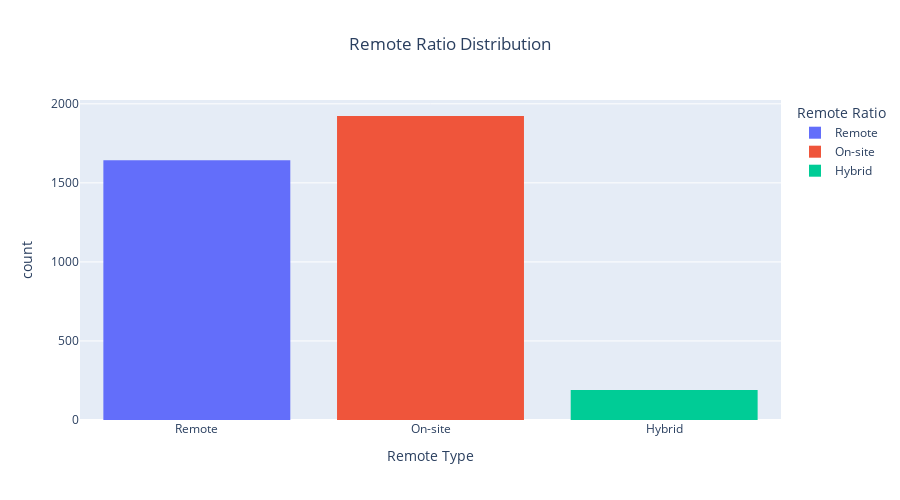

This figure's notebook cell:
### Code cell
# Create a histogram for Remote Ratio distribution
fig = px.histogram(
    data,
    x='remote_ratio',
    nbins=2,  # Number of bins based on expected unique values (0, 50, 100)
    title="Remote Ratio Distribution",
    labels={'remote_ratio': 'Remote Ratio'},
    color='remote_ratio',
    color_discrete_sequence=px.colors.qualitative.Plotly
)

# Update layout for better readability
fig.update_layout(
    xaxis_title = "Remote Type",
    title_x=0.5,
    height=500
)

# Show the plot
fig.show()

### Figure 1 — Plotly figure (JSON) as saved in the notebook; plotly's stock layout.template omitted (floating-point values rounded to 4 significant figures; data arrays with more than 128 entries replaced by an {"elided": "..."} marker saying what was removed)
{"data": [{"alignmentgroup": "True", "bingroup": "x", "hovertemplate": "Remote Ratio=%{x}<br>count=%{y}<extra></extra>", "legendgroup": "Remote", "marker": {"color": "#636EFA", "pattern": {"shape": ""}}, "name": "Remote", "nbinsx": 2, "offsetgroup": "Remote", "orientation": "v", "showlegend": true, "type": "histogram", "x": {"elided": "1643 str values"}, "xaxis": "x", "yaxis": "y"}, {"alignmentgroup": "True", "bingroup": "x", "hovertemplate": "Remote Ratio=%{x}<br>count=%{y}<extra></extra>", "legendgroup": "On-site", "marker": {"color": "#EF553B", "pattern": {"shape": ""}}, "name": "On-site", "nbinsx": 2, "offsetgroup": "On-site", "orientation": "v", "showlegend": true, "type": "histogram", "x": {"elided": "1923 str values"}, "xaxis": "x", "yaxis": "y"}, {"alignmentgroup": "True", "bingroup": "x", "hovertemplate": "Remote Ratio=%{x}<br>count=%{y}<extra></extra>", "legendgroup": "Hybrid", "marker": {"color": "#00CC96", "pattern": {"shape": ""}}, "name": "Hybrid", "nbinsx": 2, "offsetgroup": "Hybrid", "orientation": "v", "showlegend": true, "type": "histogram", "x": {"elided": "189 str values"}, "xaxis": "x", "yaxis": "y"}], "layout": {"barmode": "relative", "height": 500, "legend": {"title": {"text": "Remote Ratio"}, "tracegroupgap": 0}, "title": {"text": "Remote Ratio Distribution", "x": 0.5}, "xaxis": {"anchor": "y", "categoryarray": ["Remote", "On-site", "Hybrid"], "categoryorder": "array", "domain": [0, 1], "title": {"text": "Remote Type"}}, "yaxis": {"anchor": "x", "domain": [0, 1], "title": {"text": "count"}}}}
